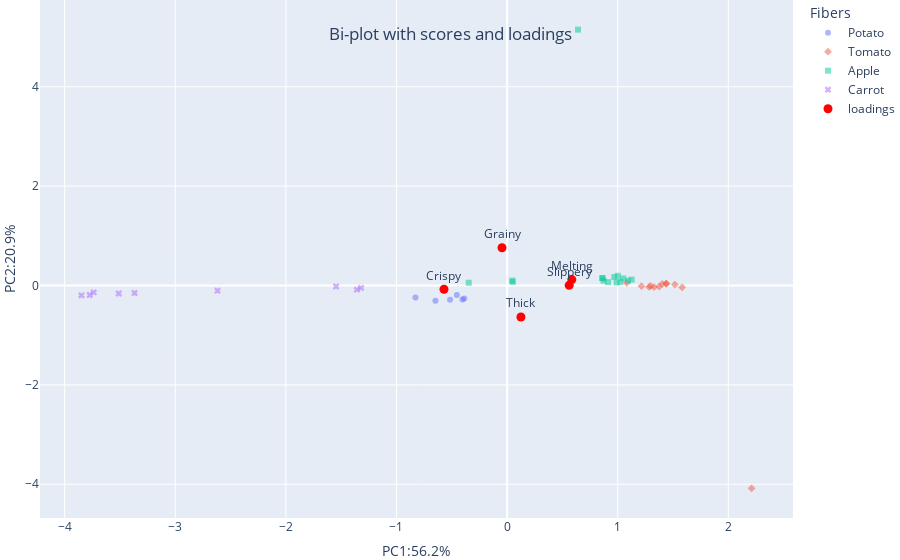

Write notebook code for a chart like this one.
### Code cell
# 2D bi-plot
fig = px.scatter(df_scores, x='PC1', y='PC2',
                    color='Fibers',
                    symbol='Fibers',
                    opacity=0.5)

fig.add_trace(go.Scatter(
    x=df_loadings['PC1'],
    y=df_loadings['PC2'],
    mode='markers+text',
    marker=dict(size=9,color='red'),
    text=loadings_label,
    textposition='top center',
    name='loadings'
)
)

fig.update_layout(
                  title={
                    'text': 'Bi-plot with scores and loadings',
                    'x': 0.5,
                    'xanchor':'center',
                    'y': 0.95,
                    'yanchor':'top'},
                  margin=dict(l=0, r=0, b=0, t=0),

                  
                xaxis_title='PC1:56.2%',
                 yaxis_title='PC2:20.9%'
                        ) # Adjust legend position if needed
fig.show()

### Figure 1 — Plotly figure (JSON) as saved in the notebook; plotly's stock layout.template omitted (floating-point values rounded to 4 significant figures)
{"data": [{"hovertemplate": "Fibers=Potato<br>PC1=%{x}<br>PC2=%{y}<extra></extra>", "legendgroup": "Potato", "marker": {"color": "#636efa", "opacity": 0.5, "symbol": "circle"}, "mode": "markers", "name": "Potato", "orientation": "v", "showlegend": true, "type": "scatter", "x": [-0.4543, -0.8287, -0.3879, -0.6479, -0.5161, -0.4034], "xaxis": "x", "y": [-0.1915, -0.2419, -0.2596, -0.3044, -0.2845, -0.2799], "yaxis": "y"}, {"hovertemplate": "Fibers=Tomato<br>PC1=%{x}<br>PC2=%{y}<extra></extra>", "legendgroup": "Tomato", "marker": {"color": "#EF553B", "opacity": 0.5, "symbol": "diamond"}, "mode": "markers", "name": "Tomato", "orientation": "v", "showlegend": true, "type": "scatter", "x": [1.439, 1.402, 2.21, 1.214, 1.081, 1.283, 1.438, 1.298, 1.329, 1.375, 1.516, 1.582], "xaxis": "x", "y": [0.0364, 0.03109, -4.082, -0.0141, 0.05422, -0.0283, 0.03841, -0.009032, -0.03151, -0.02165, 0.01873, -0.03692], "yaxis": "y"}, {"hovertemplate": "Fibers=Apple<br>PC1=%{x}<br>PC2=%{y}<extra></extra>", "legendgroup": "Apple", "marker": {"color": "#00cc96", "opacity": 0.5, "symbol": "square"}, "mode": "markers", "name": "Apple", "orientation": "v", "showlegend": true, "type": "scatter", "x": [0.05022, 0.04718, -0.347, 0.6409, 0.9687, 0.8623, 0.9128, 0.8716, 0.9896, 1.126, 0.8606, 1.001, 1.093, 1.024, 1.049], "xaxis": "x", "y": [0.0739, 0.09798, 0.05555, 5.149, 0.1697, 0.1516, 0.06821, 0.09614, 0.06055, 0.1182, 0.1477, 0.1951, 0.09975, 0.07401, 0.1438], "yaxis": "y"}, {"hovertemplate": "Fibers=Carrot<br>PC1=%{x}<br>PC2=%{y}<extra></extra>", "legendgroup": "Carrot", "marker": {"color": "#ab63fa", "opacity": 0.5, "symbol": "x"}, "mode": "markers", "name": "Carrot", "orientation": "v", "showlegend": true, "type": "scatter", "x": [-2.618, -3.368, -3.511, -3.737, -3.773, -3.848, -1.358, -1.32, -1.546], "xaxis": "x", "y": [-0.1044, -0.1503, -0.1605, -0.1389, -0.1912, -0.1977, -0.08385, -0.04859, -0.01904], "yaxis": "y"}, {"marker": {"color": "red", "size": 9}, "mode": "markers+text", "name": "loadings", "text": ["Thick", "Grainy", "Slippery", "Crispy", "Melting"], "textposition": "top center", "type": "scatter", "x": [0.1248, -0.04615, 0.5609, -0.5706, 0.5849], "y": [-0.6349, 0.7597, 0.003803, -0.0747, 0.1189]}], "layout": {"legend": {"title": {"text": "Fibers"}, "tracegroupgap": 0}, "margin": {"b": 0, "l": 0, "r": 0, "t": 0}, "title": {"text": "Bi-plot with scores and loadings", "x": 0.5, "xanchor": "center", "y": 0.95, "yanchor": "top"}, "xaxis": {"anchor": "y", "domain": [0, 1], "title": {"text": "PC1:56.2%"}}, "yaxis": {"anchor": "x", "domain": [0, 1], "title": {"text": "PC2:20.9%"}}}}
